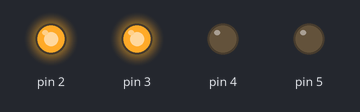
Simulated run of this sketch. Board: Arduino Uno, built with avr-gcc and run on an emulated ATmega328P. Shown: output pins drawn as LEDs (lit = HIGH).

Above: at 0.1 s.
At 0.7 s:
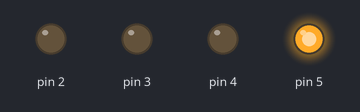
At 1.3 s:
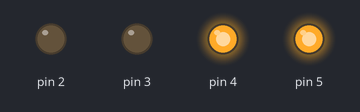
At 2.7 s:
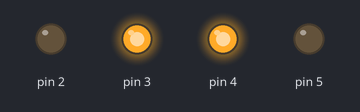
Timing chart, 0 to 3.0 s (numbered marks = the images above):
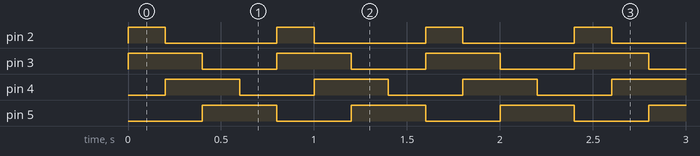

The sketch:

Code_Files.ino
```cpp
void setup()
{for(int i=2;i<6;i++)
  pinMode(i, OUTPUT);
}

void loop()
{
   for(int i=2;i<6;i++)
  {digitalWrite(i, HIGH);
   if(i==5)
   {digitalWrite(1, HIGH);
   }
   else
   digitalWrite(i+1, HIGH);
   delay(200);
   digitalWrite(i, LOW);
  }

}
```

Measured:
- by itself, pin 2: alternates HIGH for 0.20 s and LOW for 0.60 s
- by itself, pin 3–5: alternates HIGH for 0.40 s and LOW for 0.40 s
- by itself, everything shown: repeats every 0.80 s, in 4 steps
